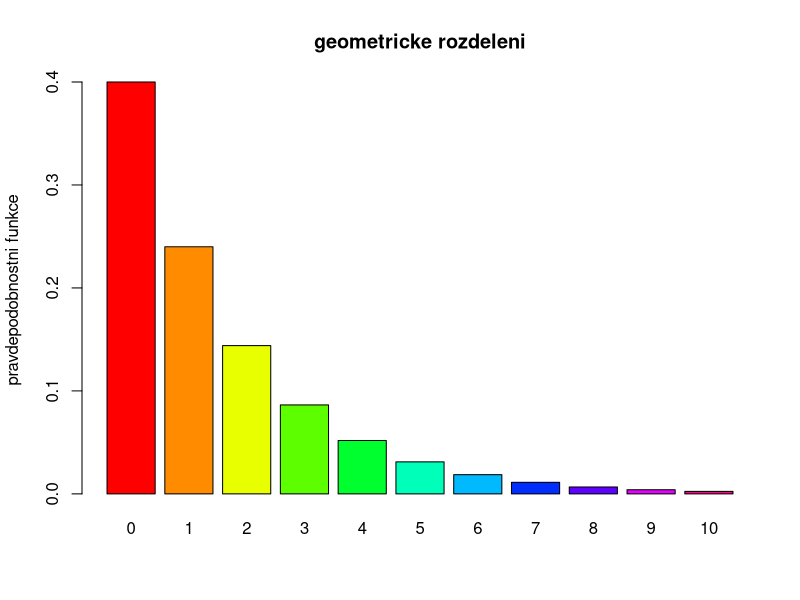
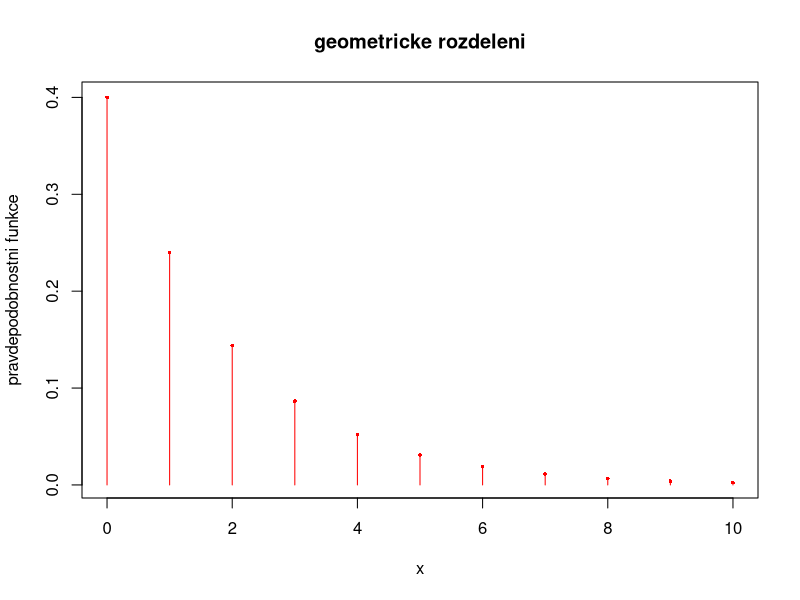
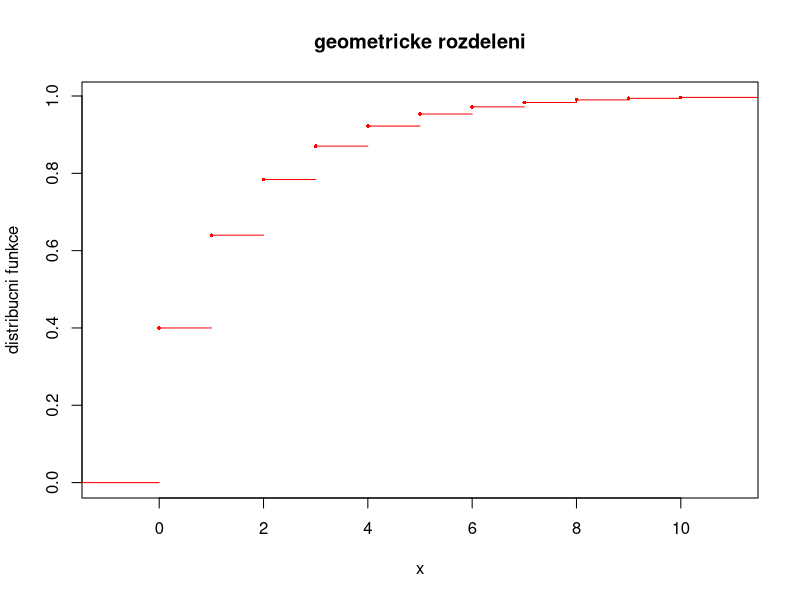

Generate these figures, in order, with R:
# Priklad 3

theta <- 0.4
#	mozne hodnoty x jsou vsechna prirozena cisla, 
#	horni mez sekvence hodnot x je tak nutno patricne upravit 
x <- seq (0, 10)
titulek <- "geometricke rozdeleni"

# pravdepodobnostni funkce
pravdepodobnostni <- dgeom (x, prob = theta)

#	sloupcovy graf
barplot (pravdepodobnostni, col = rainbow (length (x)), names.arg = x, ylab = "pravdepodobnostni funkce", main = titulek)

#	klasicky bodovy (korektne matematicky) graf
plot (x, pravdepodobnostni, type = "h", col = "red", ylab = "pravdepodobnostni funkce", main = titulek)
points (x, pravdepodobnostni, pch = 16, cex = 0.5, col = "red")

# distribucni funkce
distribucni <- pgeom (x, prob = theta)
# jedna se o skokovou funkci
dist.fce <- stepfun (x, c (0, distribucni))

# distribucni funkce je vzdy zprava spojita, 
# tzn. leve krajni body vzdy patri k useckam
plot (dist.fce, verticals = FALSE, col = "red", pch = 16, cex = 0.5, ylab = "distribucni funkce", main = titulek)

# ======================================================================
theta <- 0.4

# (A)
pgeom(10,theta)

# (B) 
# ...

# (C)
# ...